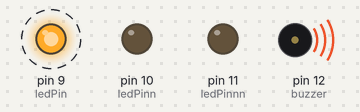
The sketch below on a simulated Arduino Uno, built with avr-gcc and run on an emulated ATmega328P. On the bench: output pins drawn as LEDs (lit = HIGH), buzzer (waves = sounding). Dashed ring = blinking. What the sketch prints to the serial monitor is not drawn.

Above: at 0.03 s.
Timing chart, 0 to 3.0 s (numbered marks = the images above):
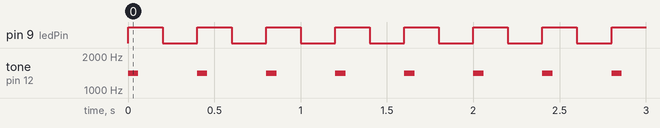

Measured:
- by itself, pin 9 (ledPin): alternates HIGH for 0.20 s and LOW for 0.20 s
- by itself, tone on pin 12 (buzzer): alternates 1400 Hz for 0.06 s and silent for 0.34 s

The sketch:

cu260708.ino
```cpp
#define ledPin 9
#define ledPinn 10
#define ledPinnn 11
#define buzzer 12
#define buttonPin 7
// #define interval 5000

// int ledState = LOW;

// unsigned long time = millis();
// unsigned long prev = 0;

void setup() {
  // put your setup code here, to run once:
  pinMode(ledPin, OUTPUT);
  pinMode(ledPinn, OUTPUT);
  pinMode(ledPinnn, OUTPUT);
  pinMode(buzzer, OUTPUT);
  pinMode(buttonPin, INPUT);
  Serial.begin(9600); //bits per sec serial monitor loads
  Serial.println("Start of Blink"); //writes in serial monitor
}

void blink(int rep, int wait, int pin){
  for (int i = 0; i < rep; ++i){
    digitalWrite(pin, HIGH);
    delay(wait);
    digitalWrite(pin, LOW);
    delay(wait);
  }
}

void fade(int rep, int wait, int pin){
  for (int i = 0; i <= 255; i++) {
    analogWrite(pin, i);
    delay(wait);
  }
  for (int j = 255; j >= 0; j--) {
    analogWrite(pin, j);
    delay(wait);
  }
}

void buzz(){
  tone(buzzer, 1400, 60);
  blink(1, 200, 9);
}

void loop() {
  buzz();
  // if (digitalRead(buttonPin) == HIGH) {
  //   digitalWrite(ledPin, HIGH);
  //   digitalWrite(ledPinn, HIGH);
  //   digitalWrite(ledPinnn, HIGH);
  // } else {
  //   digitalWrite(ledPin, LOW);
  //   digitalWrite(ledPinn, LOW);
  //   digitalWrite(ledPinnn, LOW);
  // }
  // time = millis();
  // if (time - prev > interval){
  //   if (ledState == LOW){
  //     ledState = HIGH;
  //   } else {
  //     ledState = LOW;
  //   }
  //   digitalWrite(ledPin, ledState);
  // }
  // fade(1, 5, 9);
  // delay(20);
  // fade(1, 5, 10);
  // delay(20);
  // fade(1, 5, 11);
  // delay(20);
  // put your main code here, to run repeatedly:
}
```
